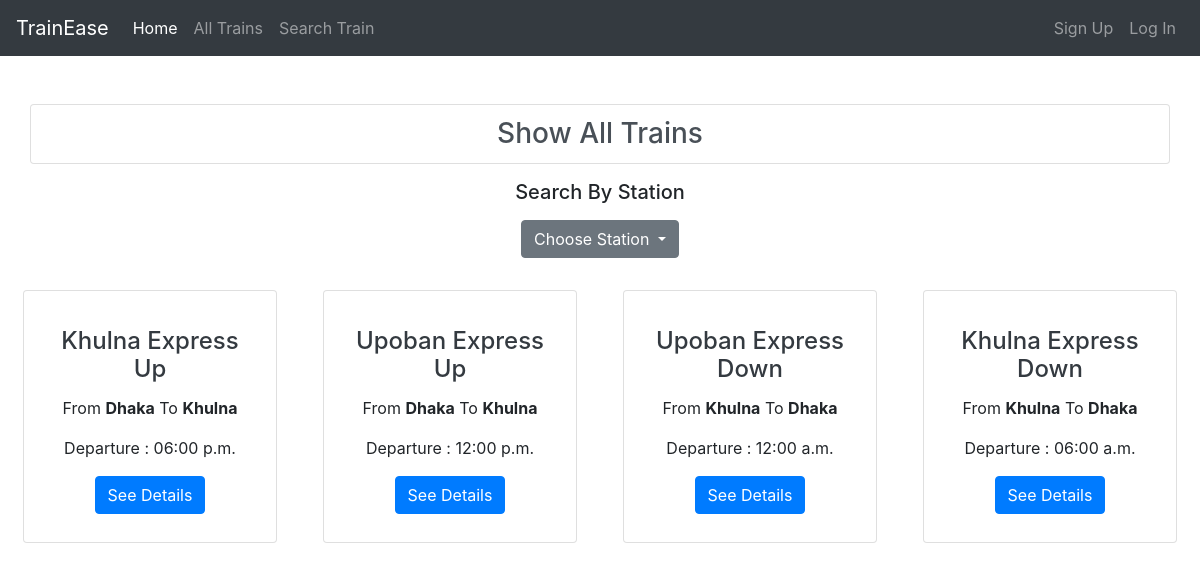
/train/category/khulna/, run on the app's committed database.
### train/models.py (models this page shows, shortened)
class Train(models.Model):
    name = models.CharField(max_length=100)
    from_station = models.ForeignKey(Station, blank=True, null=True, on_delete=models.CASCADE,related_name='from_station')
    to_station = models.ForeignKey(Station, blank=True, null=True, on_delete=models.CASCADE,related_name='to_station')
    departure = models.TimeField()
    ticket_price = models.DecimalField(max_digits=10, decimal_places=2 , blank=True, null=True)

class Station(models.Model):
    name = models.CharField(max_length=100)
    slug = models.SlugField(unique=True, blank=True, null=True)
    def __str__(self):
        return self.name

### train/views.py (the view)
# urls.py: path('', TrainDisplay.as_view(), name='train_list'),
class TrainDisplay(ListView):
    template_name = 'train_display.html'
    context_object_name = 'trains'
    model = Train
    def get_queryset(self):
        station_slug = self.kwargs.get('station_slug')
        if station_slug:
            return Train.objects.filter(Q(to_station__slug=station_slug) | Q(from_station__slug=station_slug))
        else:
            return Train.objects.all()
    def get_context_data(self, **kwargs):
        context = super().get_context_data(**kwargs)
        context['station_list'] = Station.objects.all()
        return context

### train/templates/train_display.html (shortened to what this page needs)
{% extends "base.html" %} {% block title %} All Trains List {% endblock title %}
{% block content %}
<div class="container-fluid mt-5">
  <div class="dropdown text-center mb-4">
    <div class="col-md-12">
      <h3 class="list-group">
        <a
          href="{% url 'train_list' %}"
          class="list-group-item list-group-item-action text-center"
        >
          Show All Trains
        </a>
      </h3>
    </div>
    <h5 class="text-center my-3">Search By Station</h5>
    <button
      class="btn btn-secondary dropdown-toggle"
      type="button"
      id="dropdownMenuButton"
      data-toggle="dropdown"
      aria-haspopup="true"
      aria-expanded="false"
    >
      Choose Station
    </button>
  </div>
  <div class="row">
    <div class="col-md-12">
      <div class="row">
        {% if trains %} {% for train in trains %}
        <div class="col-sm-6 col-lg-3 col-md-4">
          <div class="card m-2 h-100">
            <div class="card-body d-flex align-items-center">
              <div class="mx-auto">
                <h4 class="card-title pt-2 text-center">
                  <a href="" class="text-decoration-none text-dark">
                    {{ train.name }}
                  </a>
                </h4>
                <p class="text-center">
                  From
                  <b>{{ train.from_station }}</b>
                  To
                  <b>{{ train.to_station }}</b>
                </p>
                <p class="text-center">
                  Departure : {{ train.departure | time:"h:i a" }}
                </p>
                <div class="text-center">
                  <a
                    class="btn btn-primary text-white text-center"
                    href="{% url 'train_details' train.id %}"
                  >
                    See Details
                  </a>
                </div>
              </div>
            </div>
          </div>
        </div>
        {% endfor %} {% else %}
        <h2 class="text-center">No Results Found</h2>
        {% endif %}
      </div>
    </div>
  </div>
</div>
{% endblock content %}

### data on the page
Train: name "Khulna Express Up", from_station "Dhaka", to_station "Khulna", departure "06:00 p.m."
Train: name "Upoban Express Up", from_station "Dhaka", to_station "Khulna", departure "12:00 p.m."
Train: name "Upoban Express Down", from_station "Khulna", to_station "Dhaka", departure "12:00 a.m."
Train: name "Khulna Express Down", from_station "Khulna", to_station "Dhaka", departure "06:00 a.m."
